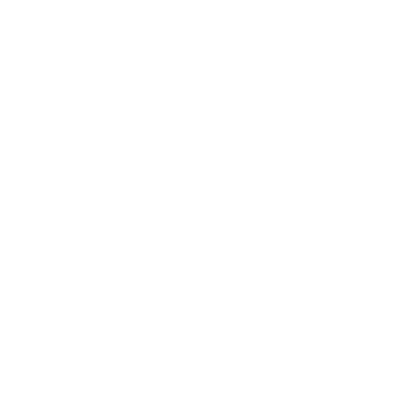
Frame 1 (no input)
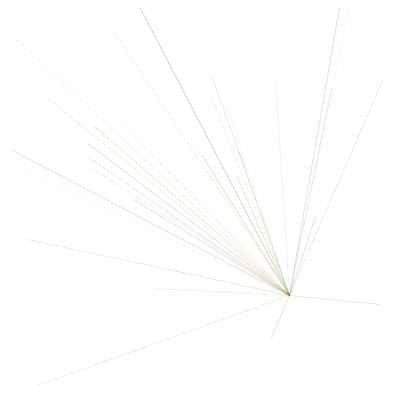
Frame 60 (the mouse pressed at the canvas centre just before this capture)
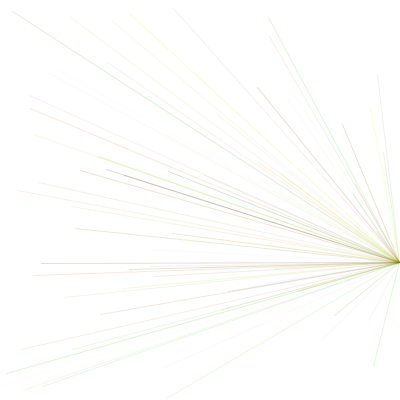
Frame 120 (the mouse held since frame 60 and released just before this capture)

The Processing sketch that drew these frames (run headless with seeded random() and noise(); from frame 60 on, the mouse is pressed at the canvas centre):

// Processing sketch: processing_10131
// ── processing_10131.pde

int[] myArray = new int[100];
int proof = 1;
float x, y;

void setup()
{
  size(400, 400);
  background(255);
  frameRate(10);
  x = random(width);
  y = random(height);
}

void draw()
{
  for(int i = 0; i<100; i++)
  {
    stroke(random(255), random(255), random(0), random(50));
    line(random(width), random(height), x, y);
    proof++;
    if(proof > 100){
      x = random(width);
      y = random(height);
      proof = 0;
      background(255);
    }
  }
  
}
